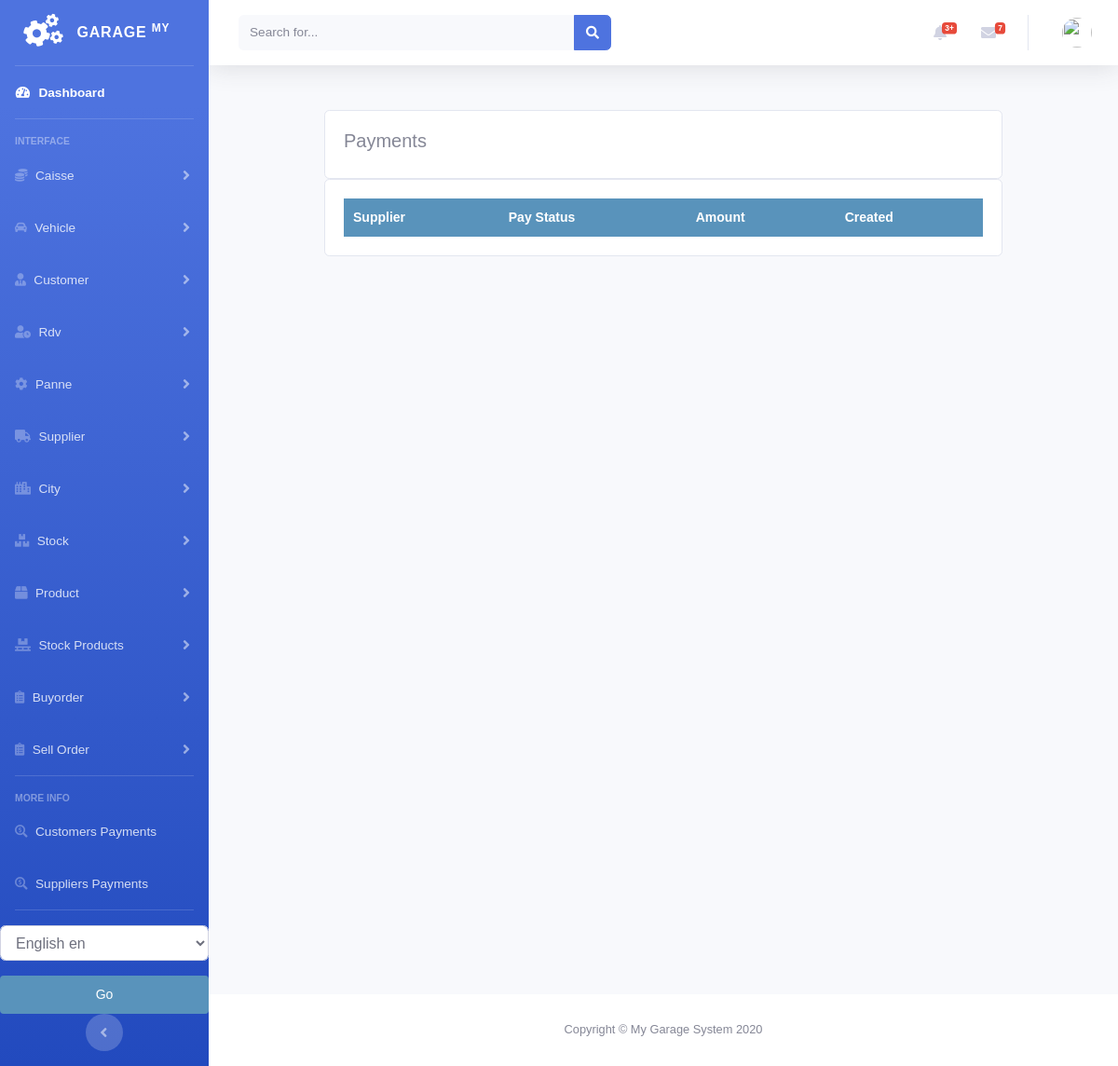
Page /payments/supplier_payment_list on the earlier database version.
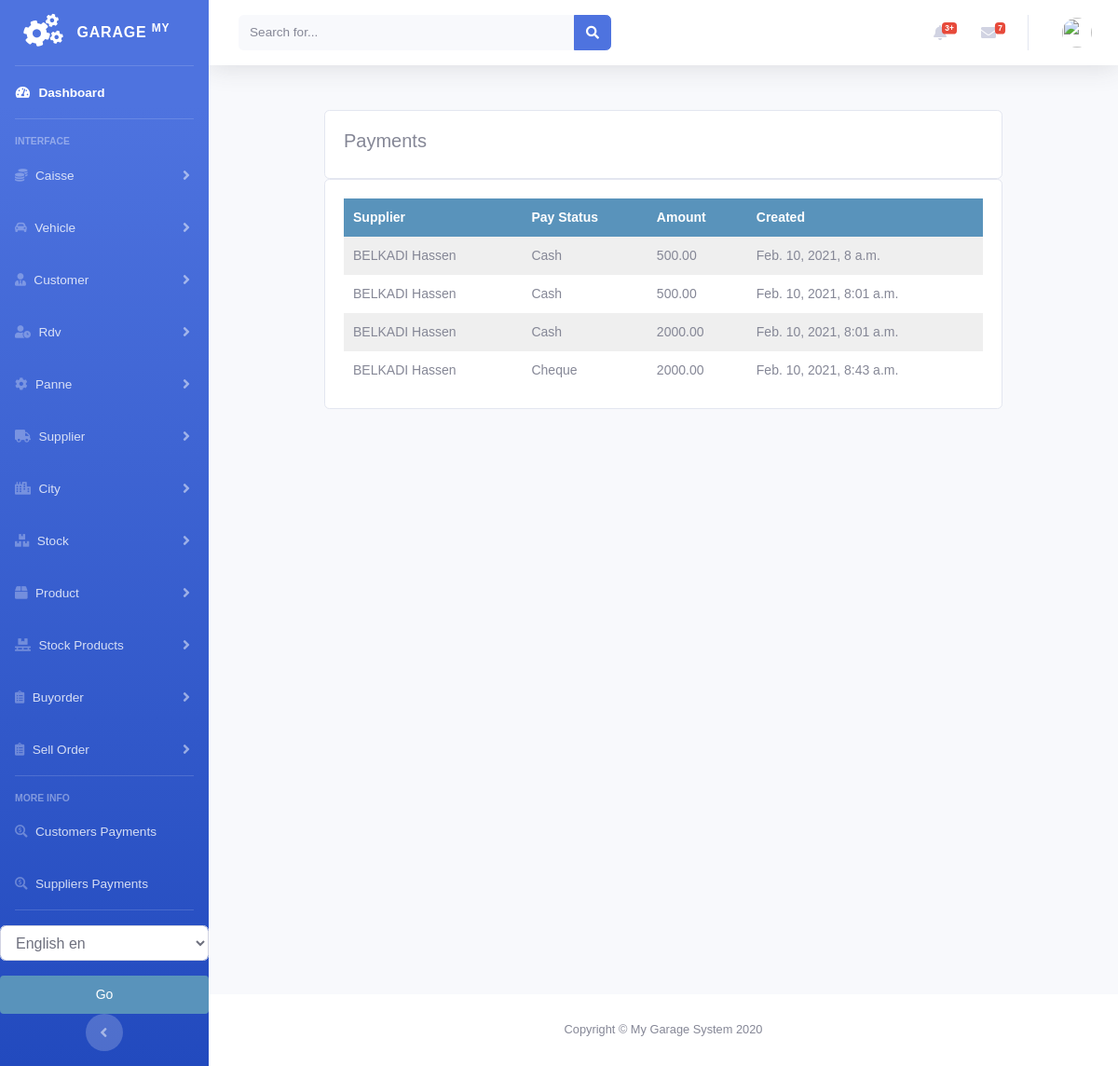
Same page on the later database version.
### payments/models.py (models this page shows)
class BuyOrderPayment(models.Model):
    order = models.ForeignKey(BuyOrder, on_delete=models.CASCADE, blank=True, null=True)
    supplier = models.ForeignKey(Supplier, on_delete=models.CASCADE)
    user = models.IntegerField(default=0)
    amount = models.DecimalField(max_digits=10, decimal_places=2)
    created = models.DateTimeField(auto_now_add=True)
    pay_type = (
        ('Cash', 'Cash'),
        ('Cheque', 'Cheque'),
    )
    pay_status = models.CharField(max_length=8, choices=pay_type, blank=True, default="Cash")

### supplier/models.py (models this page shows)
class Supplier(models.Model):
    firstname = models.CharField(max_length=250, null=True)
    lastname = models.CharField(max_length=250, null=True)
    address = models.CharField(max_length=200, null=True)
    phone = models.CharField(max_length=200, null=True)
    email = models.EmailField(null=True)
    date_created = models.DateTimeField(auto_now_add=True, null=True)
    date_joined = models.DateField(null=True)
    credit = models.DecimalField(max_digits=10, decimal_places=2, null=True, default=0.0)
    def __str__(self):
        return self.firstname + " " + self.lastname

### payments/views.py (the view)
# urls.py: path('supplier_payment_list', views.supplier_payment_list, name='supplier_payment_list'),
def supplier_payment_list(request):
    supplierpayments = BuyOrderPayment.objects.all()
    context = {
        "supplierpayments": supplierpayments
    }
    return render(request, 'payments/supplier/payment_list.html', context)

### payments/templates/payments/supplier/payment_list.html (shortened to what this page needs)
{% extends 'home.html' %}
{% load static %}
{% block content %}
<br>
<div class="container">
    <div class="row">
        <div class="col-md">
            <div class="card card-body">
                <h5>Payments</h5>
            </div>
            <div class="card card-body">
                <table id="table_id" class="display text-center">
                    <thead>
                    <tr>
                        <th>Supplier</th>
                        <th>Pay Status</th>
                        <th>Amount</th>
                        <th>Created</th>
                    </tr>
                    </thead>
                    <tbody>
                    {% for payement in supplierpayments %}
                    <tr>
                        <td>
                            {{payement.supplier}}
                        </td>
                        <td>
                            {{payement.pay_status}}
                        </td>
                        <td>
                            {{payement.amount}}
                        </td>
                        <td>
                            {{payement.created}}
                        </td>
                    </tr>
                    {% endfor %}
                    </tbody>
                </table>
            </div>
        </div>
    </div>
</div>
{% endblock %}
{% block jsscript %}
<link rel="stylesheet" type="text/css" href="https://cdn.datatables.net/1.10.22/css/jquery.dataTables.css">
<link rel="stylesheet" type="text/css" href="https://cdn.datatables.net/buttons/1.6.5/css/buttons.dataTables.min.css">
{% endblock %}

Differences in the rows shown:
added BuyOrderPayment: supplier "BELKADI Hassen", pay_status "Cash", amount "500.00", created "Feb. 10, 2021, 8 a.m."
added BuyOrderPayment: supplier "BELKADI Hassen", pay_status "Cash", amount "500.00", created "Feb. 10, 2021, 8:01 a.m."
added BuyOrderPayment: supplier "BELKADI Hassen", pay_status "Cash", amount "2000.00", created "Feb. 10, 2021, 8:01 a.m."
added BuyOrderPayment: supplier "BELKADI Hassen", pay_status "Cheque", amount "2000.00", created "Feb. 10, 2021, 8:43 a.m."
